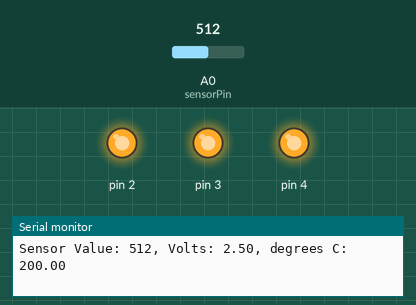
The sketch below on a simulated Arduino Uno, built with avr-gcc and run on an emulated ATmega328P. On the bench: output pins drawn as LEDs (lit = HIGH), the last lines printed to the serial monitor. Inputs (shaded band) come from the test bench; at power-on: A0 (sensorPin) = 512.

Above: at 1.2 s.
1.3 s: A0 (sensorPin) set to 171
4.3 s: A0 (sensorPin) set to 163
At 5.4 s:
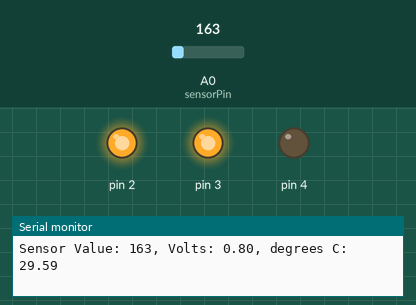
5.8 s: A0 (sensorPin) set to 122
At 6.8 s:
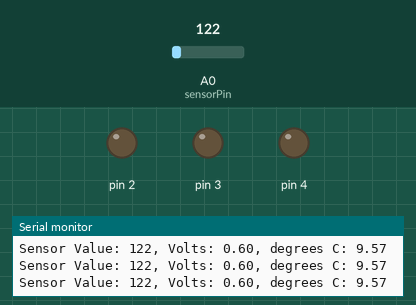
7.3 s: A0 (sensorPin) set to 1023
At 8.5 s:
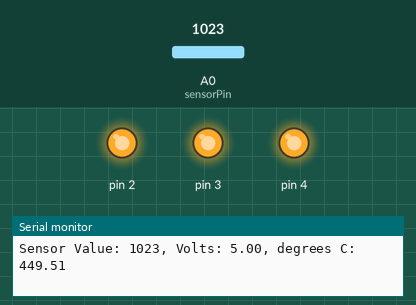
8.8 s: A0 (sensorPin) set to 0
At 10.0 s:
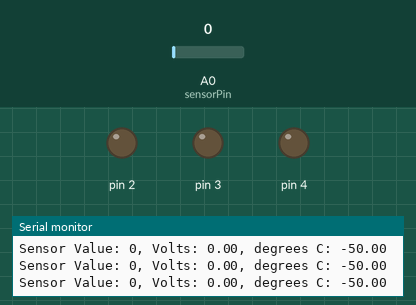
Timing chart, 0 to 11.3 s (numbered marks = the images above; inputs shaded):
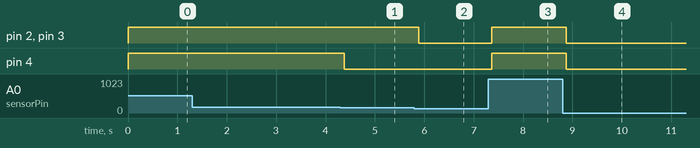

The sketch:

Project_03_Love_o_Meter.ino
```cpp
const int sensorPin = A0;
const float baselineTemp = 24.7;

void setup(){
  Serial.begin(9600); // open a serial port

  for(int pinNumber = 2; pinNumber<5; pinNumber++){
    pinMode(pinNumber,OUTPUT);
    digitalWrite(pinNumber,LOW);
  }
}

void loop(){
  int sensorVal = analogRead(sensorPin);

  Serial.print("Sensor Value: ");
  Serial.print(sensorVal);

  // convert the ADC reading to voltage
  float voltage = (sensorVal/1024.0) * 5.0;

  Serial.print(", Volts: ");
  Serial.print(voltage);

  Serial.print(", degrees C: ");
  // convert the voltage to temperature in degrees
  // every 10mV = 1 degree C
  float temperature = (voltage-0.5) * 100;
  Serial.println(temperature); // creates a new line after printing in the serial monitor

  if(temperature < baselineTemp){
    digitalWrite(2, LOW);
    digitalWrite(3, LOW);
    digitalWrite(4, LOW);
  }else if(temperature >= baselineTemp+1 && temperature < baselineTemp+3){
    digitalWrite(2, HIGH);
    digitalWrite(3, LOW);
    digitalWrite(4, LOW);
  }else if(temperature >= baselineTemp+3 && temperature < baselineTemp+5){
    digitalWrite(2, HIGH);
    digitalWrite(3, HIGH);
    digitalWrite(4, LOW);
  }else if(temperature >= baselineTemp+5){
    digitalWrite(2, HIGH);
    digitalWrite(3, HIGH);
    digitalWrite(4, HIGH);
  }
  delay(1);
}
```

Measured:
- the behaviour switches between 164 and 163 on A0 (sensorPin) (found by bisection; images 0 and 1)
- after the input at 4.3 s, pin 4: HIGH → LOW after 0.08 s
- after the input at 5.8 s, pin 2, pin 3: HIGH → LOW after 0.09 s
- after the input at 7.3 s, pin 2–4: LOW → HIGH after 0.07 s
- after the input at 8.8 s, pin 2–4: HIGH → LOW after 0.08 s
